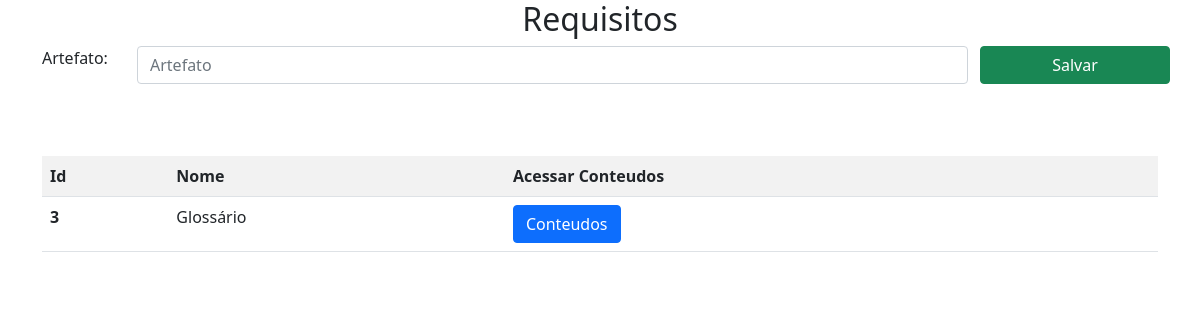
/povoamento/listaArtefato.php?disciplina=2, run on an earlier commit of the app's database.
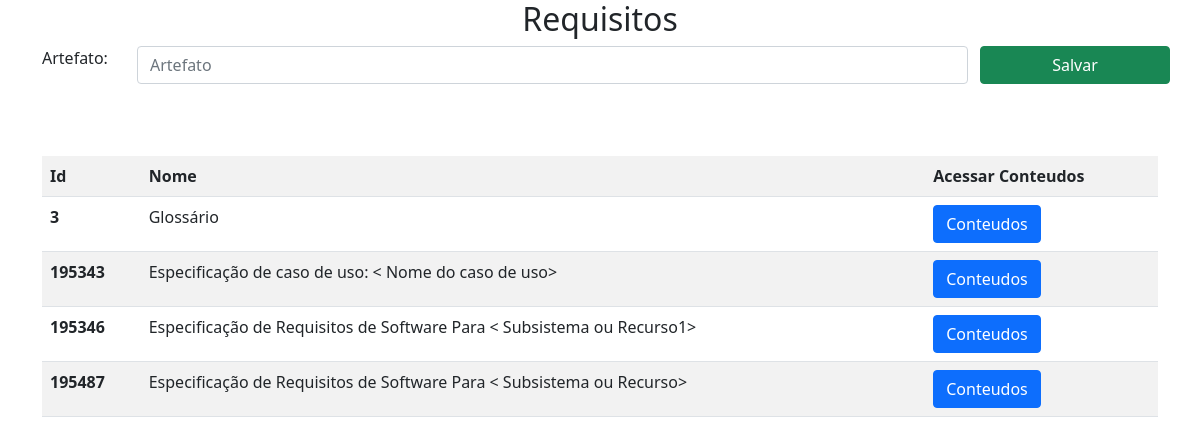
And on a later commit of the database.
### tables this page shows
CREATE TABLE `artefatos` (
  `id` int(11) NOT NULL,
  `nome` varchar(100) NOT NULL,
  `id_disciplina_iteracao` int(11) NOT NULL,
  `autor` int(11) NOT NULL,
  `data` timestamp NOT NULL DEFAULT current_timestamp(),
  `renomeavel` tinyint(1) NOT NULL DEFAULT 0,
  `tipo` smallint(6) NOT NULL
);

### povoamento/listaArtefato.php (the view, shortened to what this page needs)
<?php
include_once("conexao.php");
$disciplina = $_GET["disciplina"];
$consulta = "SELECT * FROM artefatos where id_disciplina_iteracao = '$disciplina'";
$resultado = mysqli_query($conexao,$consulta);
$artefatos = [];
while ($row  = mysqli_fetch_assoc($resultado)) {
    $artefatos[] = [
        "id" => $row["id"],
        "nome" => $row["nome"]
    ];
}
?>
<!DOCTYPE html>
<html lang="pt-br">
<head>
    <link href="https://cdn.jsdelivr.net/npm/bootstrap@5.0.0-beta2/dist/css/bootstrap.min.css" rel="stylesheet">
</head>
<body>
    <div class="container">
        <div class="row">
            <h2 class="text-center">
            </h2>
        </div>
        <form action="novoArtefato.php?disciplina=<?php echo $disciplina;?>" method="post">
            <div class="row">
                <label for="artefato" class="form-label col-md-1">Artefato:</label>
                <div class="col-md-9">
                    <input type="text" name="artefato" id="artefato" class="form-control" placeholder="Artefato" required>
                </div>
                <button type="submit" class="btn btn-success col-md-2">Salvar</button>
            </div>
        </form>
        <br><br><br>
        <div class="row">
            <div class="col-md-12">
                <table class="table table-striped">
                    <tr>
                        <th scope="col">Id</th>
                        <th scope="col">Nome</th>
                        <th scope="col">Acessar Conteudos</th>
                    </tr>
                    <?php foreach ($artefatos as $value) {?>
                        <tr>
                            <th scope="row"><?php echo $value["id"];?></th>
                            <td><?php echo $value["nome"];?></td>
                            <td><a href="listaConteudo.php?artefato=<?php echo $value["id"];?>" class="btn btn-primary">Conteudos</a></td>
                        </tr>
                    <?php }?>
                </table>
            </div>
        </div>
    </div>
</body>
</html>

What changed in the data, as far as the page shows it:
added artefatos: id "195343", nome "Especificação de caso de uso: < Nome do caso de uso>"
added artefatos: id "195346", nome "Especificação de Requisitos de Software Para < Subsistema ou Recurso1>"
added artefatos: id "195487", nome "Especificação de Requisitos de Software Para < Subsistema ou Recurso>"
